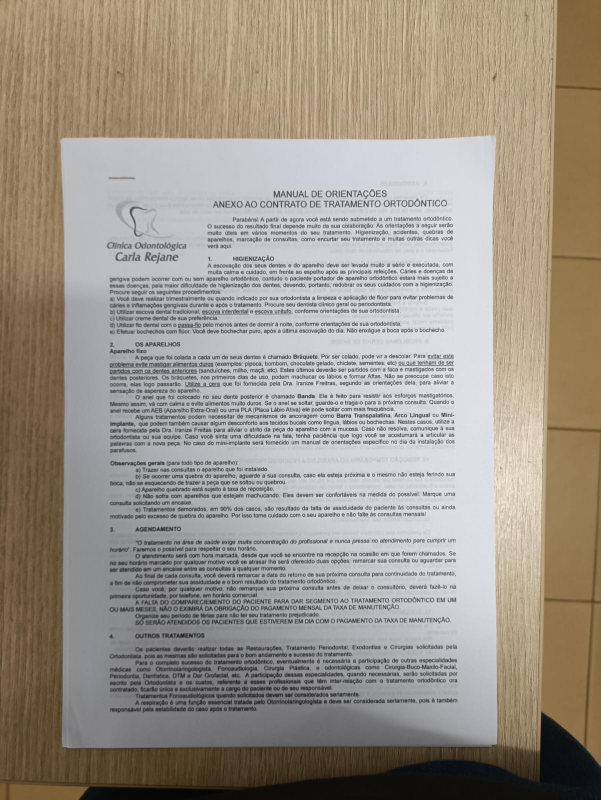
#> input picture assets/WhatsApp Image 2026-11-03 at 14.14.31 (1).jpeg, 1201 x 1600 px (shown at 1/2 size)
$ python -i main.py   (imports and definitions only)
#> lines starting #> are read from the running program, lines starting #| are printed output that depends on the picture; after the words box and inside, x2 and y2 are one past the last pixel; in counts of white or black regions, pixels touching at a corner belong together
import os
import time
import tkinter as tk
from tkinter import filedialog, messagebox, ttk
from tkinter import font as tkfont
from queue import Queue, Empty
from threading import Thread

from ocr import extrair_texto, CONFIANCA_MINIMA

import cv2
import numpy as np
from PIL import Image, ImageTk

# Lado maior (em pixels) usado na detecção da folha. Reduzir a imagem deixa a
# detecção rápida e ignora detalhes pequenos (textura da mesa, letras). O
# recorte final é feito na imagem original, sem perder qualidade.
LADO_DETECCAO = 500

# O documento precisa ocupar pelo menos 15% da foto. Isso evita escolher um
# retângulo pequeno, como a foto 3x4 dentro de uma identidade.
AREA_MINIMA_RELATIVA = 0.15

# Pelo menos metade do contorno precisa estar sobre bordas reais da imagem.
APOIO_MINIMO = 0.5

# Paleta da interface
COR_FUNDO = "#f4f5f7"
COR_PAINEL = "#ffffff"
COR_DESTAQUE = "#215041"
COR_DESTAQUE_ATIVO = "#2c6b56"
COR_TEXTO = "#1f2933"
COR_SECUNDARIA = "#6b7280"
COR_BORDA = "#d9dde3"


# [60 lines left out: functions order_points, four_point_transform, not called in this run]


def _apagar_texto(canal):
    """Fechamento morfológico: o "branco" cobre as letras e a folha fica lisa.

    Assim sobram apenas as bordas grandes (folha x fundo), e não as milhares
    de bordas das letras.
    """
    kernel = cv2.getStructuringElement(cv2.MORPH_RECT, (9, 9))
    return cv2.morphologyEx(canal, cv2.MORPH_CLOSE, kernel)


def _canny_automatico(canal):
    """Canny com limiares calculados a partir do brilho típico da imagem."""
    mediana = float(np.median(canal))
    return cv2.Canny(cv2.GaussianBlur(canal, (5, 5), 0),
                     0.15 * mediana, 0.3 * mediana + 30)


def _mascaras(image):
    """Gera várias imagens binárias; cada uma funciona melhor num tipo de foto.

    - cinza: brilho comum (bom para fundo escuro);
    - brancura: brilho menos saturação. Papel é claro e SEM cor, enquanto
      madeira, mesa e tecido têm cor. Bom para fundo claro e colorido.
    Para cada canal: Otsu (separa regiões) e Canny (encontra as bordas).
    """
    hsv = cv2.cvtColor(image, cv2.COLOR_BGR2HSV)
    canais = {
        "cinza": _apagar_texto(cv2.cvtColor(image, cv2.COLOR_BGR2GRAY)),
        "brancura": _apagar_texto(cv2.subtract(hsv[:, :, 2], hsv[:, :, 1])),
    }
    kernel = cv2.getStructuringElement(cv2.MORPH_RECT, (9, 9))
    mascaras = []
    for canal in canais.values():
        _, otsu = cv2.threshold(cv2.GaussianBlur(canal, (5, 5), 0), 0, 255,
                                cv2.THRESH_BINARY + cv2.THRESH_OTSU)
        mascaras.append(("otsu", cv2.morphologyEx(otsu, cv2.MORPH_OPEN, kernel), 0))
        bordas = _canny_automatico(canal)
        mascaras.append(("canny", cv2.dilate(bordas, np.ones((3, 3), np.uint8)), 0))
        # Versão "grossa": fecha falhas da borda causadas por sombras.
        # Depois o quadrilátero é afastado 5 px para compensar.
        mascaras.append(("canny", cv2.dilate(bordas, np.ones((11, 11), np.uint8)), 5))
    return mascaras, canais


def _quadrilatero(contorno):
    """Transforma um contorno em 4 cantos, ou None se não parecer uma folha.

    O casco convexo (convexHull) "passa por cima" de dedos, clipes e sombras
    que entram na borda. Depois aumentamos a tolerância do approxPolyDP até
    o polígono ter exatamente 4 vértices.
    """
    casco = cv2.convexHull(contorno)
    perimetro = cv2.arcLength(casco, True)
    for tolerancia in np.linspace(0.01, 0.08, 15):
        aprox = cv2.approxPolyDP(casco, tolerancia * perimetro, True)
        if len(aprox) == 4:
            return aprox.reshape(4, 2).astype(np.float32)
        if len(aprox) < 4:
            break
    return None


def _afastar(cantos, pixels):
    """Afasta cada canto do centro (compensa a borda engrossada pela dilatação)."""
    direcao = cantos - cantos.mean(axis=0)
    direcao /= np.linalg.norm(direcao, axis=1, keepdims=True)
    return (cantos + direcao * pixels * 1.41).astype(np.float32)


def _reta(p, q):
    """Reta no formato a·x + b·y = c que passa pelos pontos p e q."""
    a, b = q[1] - p[1], p[0] - q[0]
    return a, b, a * p[0] + b * p[1]


def _intersecao(r1, r2):
    a1, b1, c1 = r1
    a2, b2, c2 = r2
    det = a1 * b2 - a2 * b1
    if abs(det) < 1e-6:
        return None  # retas paralelas
    return np.array([(c1 * b2 - c2 * b1) / det, (a1 * c2 - a2 * c1) / det], np.float32)


def _encaixar_nas_retas(cantos, segmentos, altura, largura):
    """Ajusta cada lado do quadrilátero à reta real da borda da folha.

    Quando uma sombra "come" um canto, o quadrilátero sai torto. Aqui, para
    cada lado, procuramos o maior segmento de reta (Hough) quase paralelo e
    próximo dele. Os novos cantos são as interseções dessas retas.
    """
    if segmentos is None:
        return cantos
    # Ordena os cantos em volta do centro para percorrer os lados em sequência.
    rel = cantos - cantos.mean(axis=0)
    cantos = cantos[np.argsort(np.arctan2(rel[:, 1], rel[:, 0]))]
    menor_lado = min(altura, largura)

    retas = []
    for i in range(4):
        p1, p2 = cantos[i], cantos[(i + 1) % 4]
        lado = p2 - p1
        comprimento = np.linalg.norm(lado)
        angulo = np.arctan2(lado[1], lado[0])
        normal = np.array([-lado[1], lado[0]]) / comprimento
        melhor, melhor_comp = None, 0.3 * comprimento
        for x1, y1, x2, y2 in segmentos.reshape(-1, 4):
            seg = np.array([x2 - x1, y2 - y1], np.float32)
            diferenca = abs((np.arctan2(seg[1], seg[0]) - angulo + np.pi / 2) % np.pi
                            - np.pi / 2)
            meio = np.array([(x1 + x2) / 2, (y1 + y2) / 2])
            posicao = np.dot(meio - p1, lado) / comprimento ** 2
            if (diferenca <= np.radians(12)                      # quase paralelo
                    and abs(np.dot(meio - p1, normal)) <= 0.12 * menor_lado  # perto
                    and -0.1 < posicao < 1.1                     # ao lado do lado
                    and np.linalg.norm(seg) > melhor_comp):
                melhor, melhor_comp = (x1, y1, x2, y2), np.linalg.norm(seg)
        if melhor is None:
            retas.append(_reta(p1, p2))
        else:
            retas.append(_reta(np.array(melhor[:2], float), np.array(melhor[2:], float)))

    novos = [_intersecao(retas[i - 1], retas[i]) for i in range(4)]
    if any(p is None for p in novos):
        return cantos
    novos = np.array(novos, np.float32)
    folga = 0.03 * max(altura, largura)
    dentro = ((novos[:, 0] >= -folga) & (novos[:, 0] <= largura + folga)
              & (novos[:, 1] >= -folga) & (novos[:, 1] <= altura + folga)).all()
    if not dentro or not cv2.isContourConvex(novos.reshape(-1, 1, 2).astype(np.int32)):
        return cantos
    novos[:, 0] = novos[:, 0].clip(0, largura - 1)
    novos[:, 1] = novos[:, 1].clip(0, altura - 1)
    return novos


def _apoio_nas_bordas(cantos, bordas):
    """Fração do contorno do quadrilátero que passa sobre bordas reais (0 a 1).

    Um quadrilátero certo tem os 4 lados em cima da borda da folha. Um
    errado corta o meio do papel ou do fundo, onde não há borda.
    Trechos colados na margem da foto não contam (não dá para saber).
    """
    linha = np.zeros(bordas.shape, np.uint8)
    cv2.polylines(linha, [cantos.astype(np.int32)], True, 255, 1)
    m = 4
    linha[:m, :] = 0
    linha[-m:, :] = 0
    linha[:, :m] = 0
    linha[:, -m:] = 0
    total = cv2.countNonZero(linha)
    if total < 0.25 * cv2.arcLength(cantos.reshape(-1, 1, 2), True):
        return 0.0  # quase todo na margem: provavelmente é a própria foto
    return cv2.countNonZero(cv2.bitwise_and(linha, bordas)) / total


def _melhor_candidato(mascaras, bordas_finas, bordas_nota, h, w, apoio_minimo=None):
    """Testa os contornos de cada máscara e devolve o quadrilátero de maior nota."""
    area_foto = h * w
    segmentos = cv2.HoughLinesP(bordas_finas, 1, np.pi / 180, 40,
                                minLineLength=0.15 * min(h, w), maxLineGap=15)
    referencia = cv2.dilate(bordas_nota, np.ones((7, 7), np.uint8))

    apoio_minimo = APOIO_MINIMO if apoio_minimo is None else apoio_minimo
    melhor_nota, melhores_cantos = 0.0, None
    for tipo, mascara, afastar in mascaras:
        # Nas bordas do Canny, o contorno de DENTRO do retângulo é a folha,
        # mesmo que a linha esteja grudada em outras (tábua, outra folha).
        modo = cv2.RETR_LIST if tipo == "canny" else cv2.RETR_EXTERNAL
        contornos, _ = cv2.findContours(mascara, modo, cv2.CHAIN_APPROX_SIMPLE)
        contornos = sorted(contornos, key=lambda c: cv2.contourArea(cv2.convexHull(c)),
                           reverse=True)
        for contorno in contornos[:6]:
            if cv2.contourArea(cv2.convexHull(contorno)) < AREA_MINIMA_RELATIVA * area_foto:
                break
            cantos = _quadrilatero(contorno)
            if cantos is None:
                continue
            if afastar:
                cantos = _afastar(cantos, afastar)
            cantos = _encaixar_nas_retas(cantos, segmentos, h, w)
            fracao_area = cv2.contourArea(cantos) / area_foto
            if not AREA_MINIMA_RELATIVA <= fracao_area <= 0.98:
                continue
            apoio = _apoio_nas_bordas(cantos, referencia)
            nota = apoio * fracao_area ** 0.5
            if apoio >= apoio_minimo and nota > melhor_nota:
                melhor_nota, melhores_cantos = nota, cantos
    return melhores_cantos


def scan_detection(image):
    """Encontra os quatro cantos do documento na imagem.

    1. Reduz a foto e apaga o texto (só sobram as bordas grandes).
    2. Gera candidatos com Otsu e Canny em dois canais (cinza e brancura).
    3. Ajusta os lados de cada candidato às retas reais (Hough).
    4. Dá uma nota: quanto do contorno está sobre bordas reais e o tamanho.
    5. Se nada servir, tenta de novo com CLAHE (bordas fracas, fundo branco).
    Retorna (cantos, encontrou). Se nada for confiável, devolve os cantos da
    imagem inteira e encontrou = False.
    """
    altura, largura = image.shape[:2]
    cantos_imagem = np.array(
        [[0, 0], [largura - 1, 0], [largura - 1, altura - 1], [0, altura - 1]],
        dtype="float32",
    )

    escala = min(1.0, LADO_DETECCAO / max(altura, largura))
    pequena = cv2.resize(image, None, fx=escala, fy=escala, interpolation=cv2.INTER_AREA)
    h, w = pequena.shape[:2]

    # 1ª passada: canais normais
    mascaras, canais = _mascaras(pequena)
    bordas_cinza = _canny_automatico(canais["cinza"])
    cantos = _melhor_candidato(
        mascaras, bordas_cinza, bordas_cinza | _canny_automatico(canais["brancura"]), h, w)

    # 2ª passada (último recurso): folha branca sobre fundo branco.
    # O CLAHE realça diferenças pequenas de brilho em cada região da foto e faz
    # a borda fraca da folha aparecer. Não é usado sempre porque também realça
    # texturas (madeira, piso), que confundiriam as fotos que já funcionam.
    if cantos is None:
        contraste = cv2.createCLAHE(clipLimit=3.0, tileGridSize=(8, 8)).apply(canais["cinza"])
        bordas = _canny_automatico(contraste)
        mascaras_contraste = [
            ("canny", cv2.dilate(bordas, np.ones((3, 3), np.uint8)), 0),
            ("canny", cv2.dilate(bordas, np.ones((11, 11), np.uint8)), 5),
        ]
        # Exige mais apoio nas bordas: é melhor não achar do que achar errado.
        cantos = _melhor_candidato(mascaras_contraste, bordas, bordas, h, w, apoio_minimo=0.75)

    if cantos is None:
        return cantos_imagem, False
    return cantos / escala, True


# [38 lines left out: functions desenhar_contorno, efeito_scanner, not called in this run]


class ImagePreprocessorApp:
    # [201 lines left out: functions __init__, _configurar_estilo, _montar_cabecalho, _montar_rodape, _montar_conteudo, _criar_cartao and 2 more, not called in this run]

    def _esconder_texto(self):
        self.painel_texto.pack_forget()

    # [82 lines left out: functions _atualizar_botoes, carregar, processar, _imagem_digitalizada, not called in this run]

    def _exibir_digitalizado(self):
        if self.warped is not None:
            self.mostrar("warped", self._imagem_digitalizada())

    # [158 lines left out: functions ajustar_cantos, executar_ocr, _acompanhar_ocr, _mostrar_resultado, _definir_texto, not called in this run]

    def _texto_revisado(self):
        # O usuário pode corrigir o texto na caixa antes de copiar ou salvar.
        return self.caixa_texto.get("1.0", "end-1c")

    # [93 lines left out: functions copiar_texto, salvar_texto, salvar, _para_pil, mostrar, _agendar_redimensionamento and 2 more, not called in this run]


# [4 lines not run here, left out]

>>> import cv2
>>> picture = cv2.imread('assets/WhatsApp Image 2026-11-03 at 14.14.31 (1).jpeg')
#> picture is the input picture: shape (1600, 1201, 3); mean B, G, R 137.6, 148.9, 157.2
>>> result = scan_detection(picture)
#> in scan_detection, `pequena = cv2.resize(image, None, fx=escala, fy=escala, interpolation=..`:
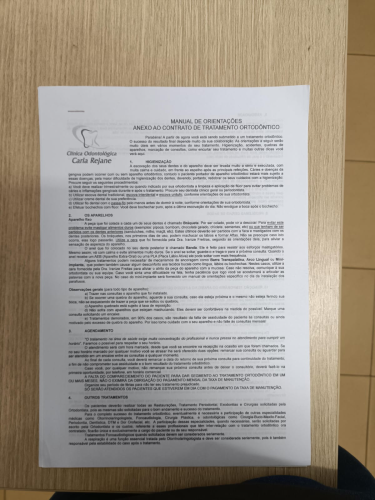
#> pequena: shape (500, 375, 3); mean B, G, R 137.7, 148.9, 157.2
#> in _apagar_texto, `return cv2.morphologyEx(canal, cv2.MORPH_CLOSE, kernel)`:
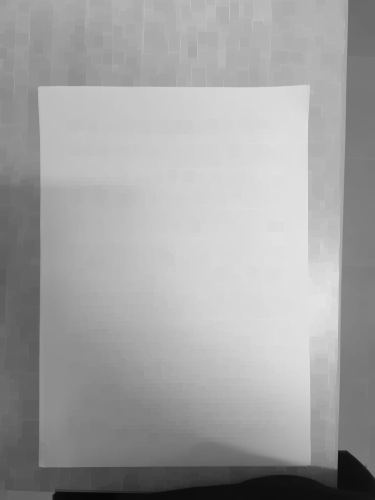
#> returned value: shape (500, 375); min 6, max 230, mean 161.4
#> in _apagar_texto (call 2), `return cv2.morphologyEx(canal, cv2.MORPH_CLOSE, kernel)`:
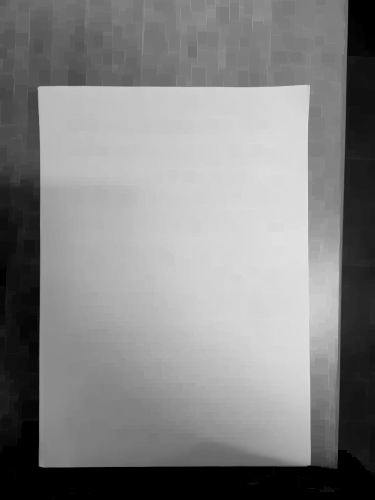
#> returned value: shape (500, 375); min 0, max 227, mean 131.6
#> the loop in _mascaras, `for canal in canais.values():` made 2 passes
#> mediana in _canny_automatico on passes 1 to 2: 173, 139
#> pass 1, in _mascaras, `_, otsu = cv2.threshold(cv2.GaussianBlur(canal, (5, 5), 0), 0, 255, cv..`:
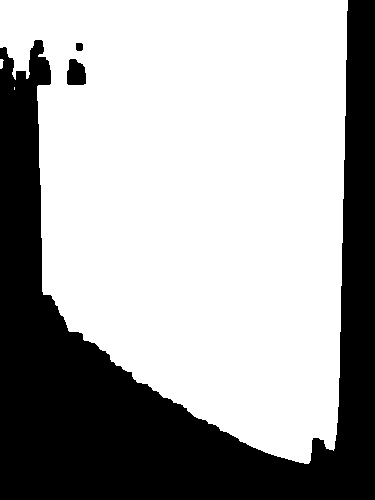
#> otsu: shape (500, 375); 65.7% white; 3 black regions, box (x1, y1, x2, y2) and area: (0, 0, 375, 500) 63866, (67, 59, 86, 85) 412, (76, 43, 83, 51) 53
#> pass 2, in _mascaras, `_, otsu = cv2.threshold(cv2.GaussianBlur(canal, (5, 5), 0), 0, 255, cv..`:
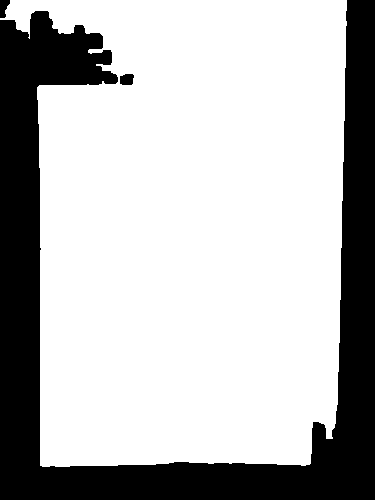
#> otsu: shape (500, 375); 72.7% white; 3 black regions, box (x1, y1, x2, y2) and area: (0, 0, 375, 500) 50992, (120, 74, 134, 85) 135, (0, 0, 10, 18) 127
#> after the loop in _mascaras, `for canal in canais.values():`: mascaras = 6 items
#> in scan_detection, `mascaras, canais = _mascaras(pequena)`: canais = 2 items
#> in _melhor_candidato, `area_foto = h * w`: area_foto = 187500
#> in _melhor_candidato, `segmentos = cv2.HoughLinesP(bordas_finas, 1, np.pi / 180, 40, minLineL..`: segmentos = 14 rows, first 6: [39, 448, 39, 289], [96, 466, 291, 466], [40, 303, 40, 135], [344, 165, 346, 80], [39, 86, 193, 86], [307, 256, 307, 129]
#> in _melhor_candidato, `referencia = cv2.dilate(bordas_nota, np.ones((7, 7), np.uint8))`:
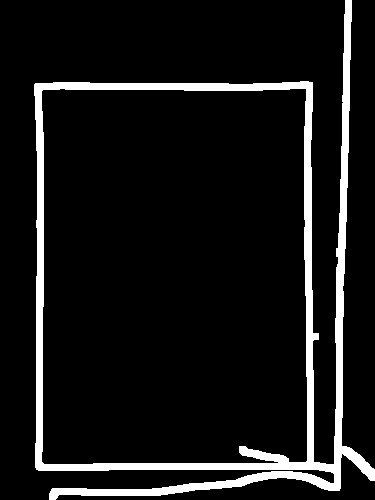
#> referencia: shape (500, 375); 8.7% white; 1 white region, box (x1, y1, x2, y2) and area: (34, 0, 375, 500) 16401
#> in _melhor_candidato, `referencia = cv2.dilate(bordas_nota, np.ones((7, 7), np.uint8))`:
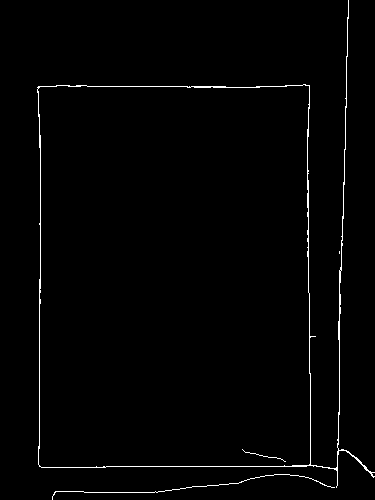
#> bordas_nota: shape (500, 375); 1.3% white in thin lines or dots
#> the loop in _melhor_candidato, `for tipo, mascara, afastar in mascaras:` made 6 passes
#> (tipo, afastar, modo) on passes 1 to 2: ('otsu', 0, 0), ('canny', 0, 1)
#> after the loop in _melhor_candidato, `for tipo, mascara, afastar in mascaras:`: melhor_nota = 0.736; melhores_cantos = [[40, 86], [307, 86], [307, 466], [40, 466]]
#> result = ([[128, 275.2], [982.4, 275.2], [982.4, 1491.2], [128, 1491.2]], True)

$ run again, on assets/WhatsApp Image 2026-11-03 at 14.14.32 (1).jpeg
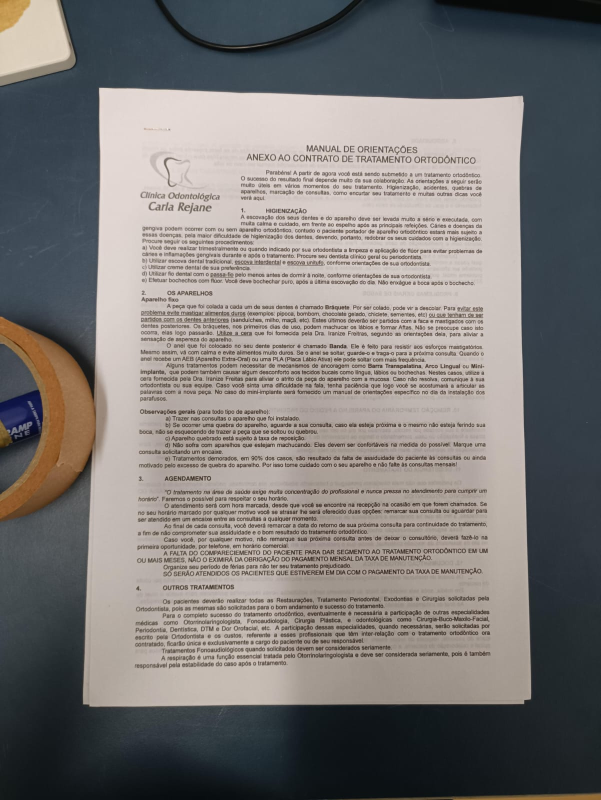
#> input picture assets/WhatsApp Image 2026-11-03 at 14.14.32 (1).jpeg, 1201 x 1600 px (shown at 1/2 size)
#> picture is the input picture: shape (1600, 1201, 3); mean B, G, R 118, 119.8, 122.9
#> hsv: shape (500, 375, 3); mean H, S, V 49.1, 47.3, 129.8
#> the loop in _mascaras, `for canal in canais.values():` made 2 passes
#> mediana in _canny_automatico on passes 1 to 2: 160, 139
#> pass 1, in _mascaras, `_, otsu = cv2.threshold(cv2.GaussianBlur(canal, (5, 5), 0), 0, 255, cv..`:
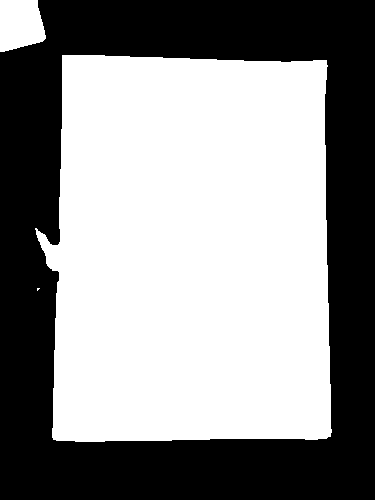
#> otsu: shape (500, 375); 56.2% white; 1 black region, box (x1, y1, x2, y2) and area: (0, 0, 375, 500) 82055
#> after the loop in _mascaras, `for canal in canais.values():`: mascaras = 6 items
#> in scan_detection, `mascaras, canais = _mascaras(pequena)`: canais = 2 items
#> area_foto = 187500
#> segmentos = [[130, 440, 324, 440], [324, 98, 327, 280], [64, 54, 266, 61], [291, 497, 369, 496], [59, 226, 62, 112], [329, 321, 330, 386], [55, 441, 129, 441], [52, 404, 57, 291]]
#> referencia: shape (500, 375); 9.1% white; 6 white regions, box (x1, y1, x2, y2) and area: (0, 51, 336, 456) 12079, (0, 211, 33, 310) 1894, (0, 0, 51, 57) 1018, (207, 492, 375, 500) 1005, (111, 13, 199, 35) 834, (0, 0, 21, 22) 252
#> in _melhor_candidato, `referencia = cv2.dilate(bordas_nota, np.ones((7, 7), np.uint8))`:
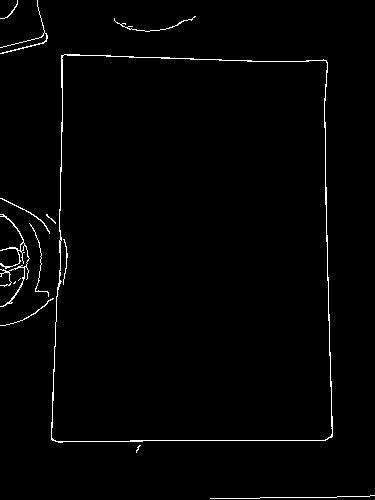
#> bordas_nota: shape (500, 375); 1.5% white in thin lines or dots
#> the loop in _melhor_candidato, `for tipo, mascara, afastar in mascaras:` made 6 passes
#> (tipo, afastar, modo) on passes 1, 2, 4: ('otsu', 0, 0), ('canny', 0, 1), ('otsu', 0, 0)
#> after the loop in _melhor_candidato, `for tipo, mascara, afastar in mascaras:`: melhor_nota = 0.739; melhores_cantos = [[62.03, 53.93], [323.4, 62.99], [329.6, 440], [52.98, 440]]
#> in scan_detection, `cantos = _melhor_candidato( mascaras, bordas_cinza, bordas_cinza | _ca..`: cantos has the same summary as melhores_cantos in _melhor_candidato
#> result = ([[198.5, 172.6], [1035, 201.6], [1054.8, 1408], [169.5, 1408]], True)
